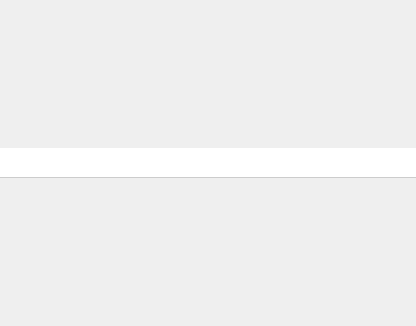
<?xml version="1.0" encoding="UTF-8"?>
<ui version="4.0">
 <class>PopupBrowserWidget</class>
 <widget class="QWidget" name="PopupBrowserWidget">
  <property name="geometry">
   <rect>
    <x>0</x>
    <y>0</y>
    <width>416</width>
    <height>326</height>
   </rect>
  </property>
  <property name="windowTitle">
   <string>Form</string>
  </property>
  <layout class="QVBoxLayout" name="verticalLayout">
   <property name="spacing">
    <number>0</number>
   </property>
   <property name="leftMargin">
    <number>0</number>
   </property>
   <property name="topMargin">
    <number>0</number>
   </property>
   <property name="rightMargin">
    <number>0</number>
   </property>
   <property name="bottomMargin">
    <number>0</number>
   </property>
   <item>
    <widget class="QLineEdit" name="lineEdit">
     <property name="minimumSize">
      <size>
       <width>0</width>
       <height>30</height>
      </size>
     </property>
     <property name="styleSheet">
      <string notr="true">QLineEdit{
border:none;
border-bottom:1px solid #CCCCCC;
}
QLineEdit:hover{
border:1px solid #CCCCCC;
}
QLineEdit:focus{
border:1px solid #A3CFEC;
}</string>
     </property>
    </widget>
   </item>
  </layout>
 </widget>
 <resources/>
 <connections/>
</ui>
